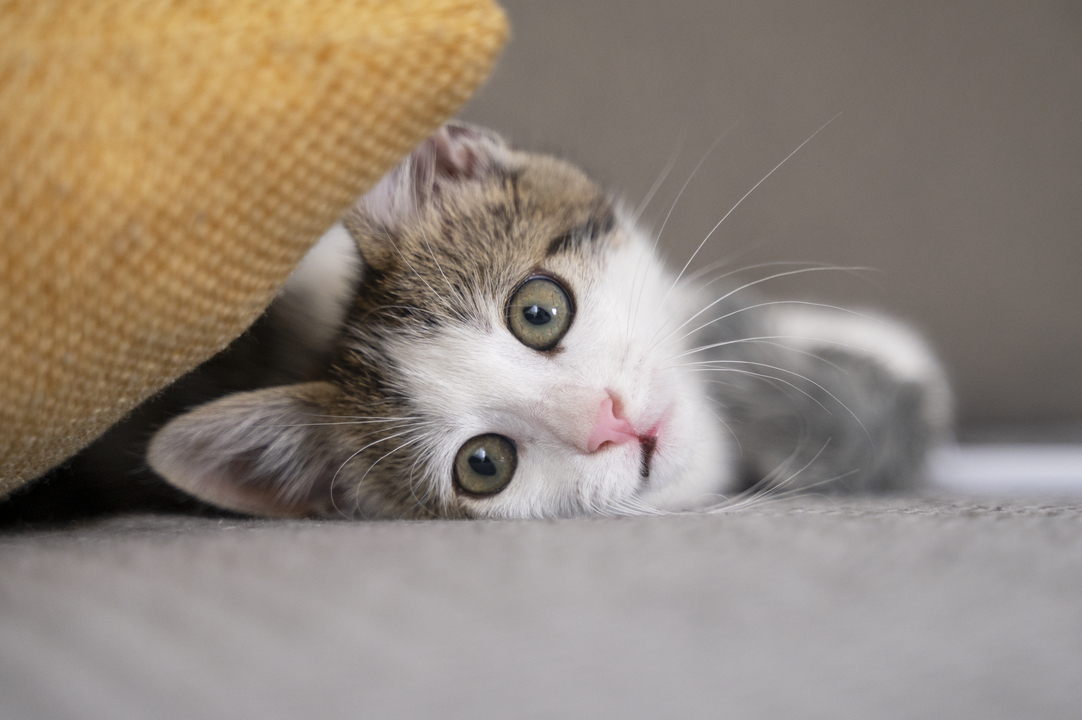
#> input picture board/ebaz4205/cute-cat-spending-time-indoors.jpg, 1082 x 720 px
$ python hdmi_test_3.py
#> lines starting #> are read from the running program, lines starting #| are printed output that depends on the picture
#!/usr/bin/env python3
import time

import iio
import numpy as np
from PIL import Image, ImageOps

WIDTH = 640
HEIGHT = 480

DEVICE_NAME = "mwipcore0:hdmi_sink"
CHANNEL_NAME = "data0"


def image_to_rgb_bytes(path, target_size=(640, 480)):
    # 1. Open image
#> called with path = 'cute-cat-spending-time-indoors.jpg', target_size = (640, 480)
    img = Image.open(path).convert("RGB")
#> img is the input picture: PIL image 1082x720 RGB; mean R, G, B 145.7, 133.8, 122.2

    # 2. Scale & pad to target size while keeping aspect ratio
    img = ImageOps.pad(img, target_size, color=(0, 0, 0))  # black padding
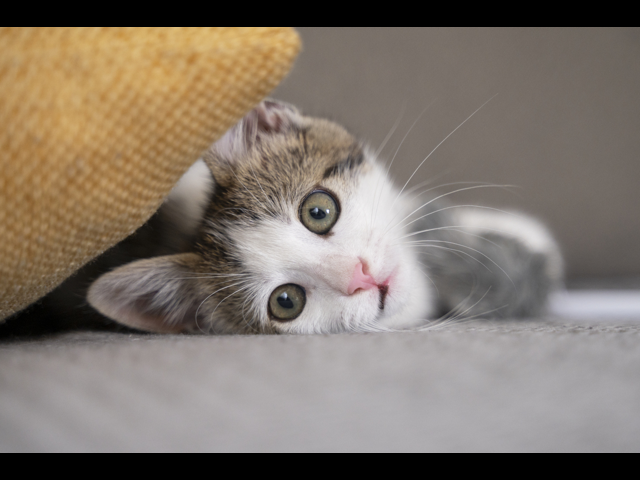
#> img: PIL image 640x480 RGB; mean R, G, B 129.4, 118.7, 108.4

    # 3. Convert to numpy array (H, W, 3)
    arr = np.asarray(img, dtype=np.uint8)

    # 4. Swap channels from RGB -> BGR
    arr_bgr = arr[..., ::-1]

    # 5. Flatten into byte array in BGRBGR... order
    byte_array = bytearray(arr_bgr.tobytes())

    return byte_array


# Example usage
frame_bytes = image_to_rgb_bytes("cute-cat-spending-time-indoors.jpg")

# Open IIO device
#> (the run stopped early here; a loop or call above may not have finished)
